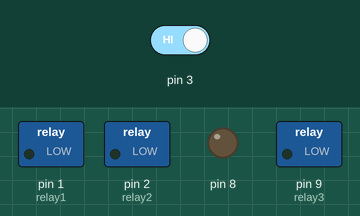
Simulated run of this sketch. Board: Arduino Uno, built with avr-gcc and run on an emulated ATmega328P. Parts: switched loads named in the sketch (green lamp = pin HIGH), output pins drawn as LEDs (lit = HIGH). The test bench sets the inputs (shaded band); at power-on: pin 3 HIGH. The local clock reads 2024-03-15 10:24:30 at power-on unless the sketch sets it; EEPROM starts erased.

Above: at 2.2 s.
2.3 s: pin 3 driven LOW
At 4.9 s:
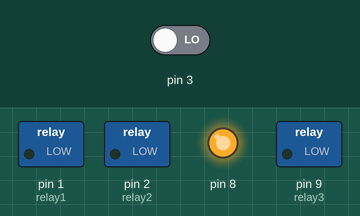
10.5 s: pin 3 driven HIGH
At 11.3 s:
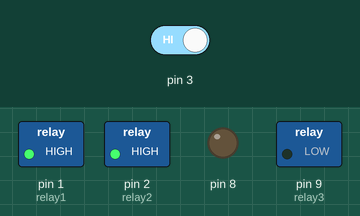
12.2 s: pin 3 driven LOW
At 15.1 s:
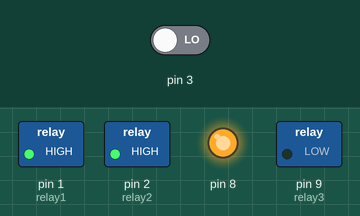
Timing chart, 0 to 21.7 s (numbered marks = the images above; inputs shaded):
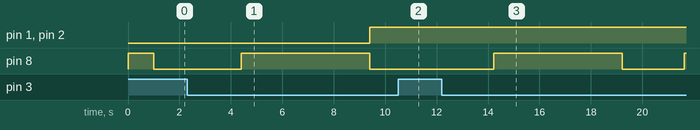

The sketch:

main.ino
```cpp
#include <Wire.h>
#include <TimeLib.h>
#include <DS1307RTC.h>
#include <EEPROM.h>

#define relay1 1
#define relay2 2
#define relay3 9

tmElements_t tm;

int count = 0;

void setup() {

  pinMode(8,OUTPUT);
  digitalWrite(8,HIGH);
  delay(1000);
  digitalWrite(8,LOW);

  pinMode(3,INPUT);
  pinMode(relay1,OUTPUT);
  pinMode(relay2,OUTPUT);
  pinMode(relay3,OUTPUT);

  digitalWrite(relay1, LOW);
  digitalWrite(relay2, LOW);
  digitalWrite(relay3, LOW);
}

void loop() {
if (RTC.read(tm)) {
}
else {
  if (RTC.chipPresent()) {
    digitalWrite(8,HIGH);
    delay(1000);
    digitalWrite(8,LOW);
    delay(1000);
  } else {
    digitalWrite(8,HIGH);
    delay(1000);
    digitalWrite(8,LOW);
    delay(1000);
  }
  delay(9000);
}
delay(1000);


if(digitalRead(3) == LOW)
{
  count += 1;
  if (count >=2)
  {
    count = 0;
    EEPROM.write(0,tm.Minute);
    EEPROM.write(1,tm.Hour);
    digitalWrite(8,HIGH);
    delay(5000);
    digitalWrite(8,LOW);
  }
}

uint16_t set_h = EEPROM.read(1) * 60;
uint16_t set_m = EEPROM.read(0);
uint16_t set_time = set_h + set_m;
uint16_t cur_h = tm.Hour * 60;
uint16_t cur_m = tm.Minute;
uint16_t cur_time = cur_h + cur_m;

if (cur_time >= set_time and cur_time <= set_time + 10)
{
  digitalWrite(relay1, HIGH);
  digitalWrite(relay2, HIGH);
  digitalWrite(relay3, LOW);
}

else if (cur_time > set_time + 10 and cur_time <= set_time + 310)
{
  digitalWrite(relay1, LOW);
  digitalWrite(relay2, HIGH);
  digitalWrite(relay3, HIGH);
}

else
{
  digitalWrite(relay1, LOW);
  digitalWrite(relay2, LOW);
  digitalWrite(relay3, LOW);
}

  delay(200);
}
```

Measured:
- after the input at 2.3 s, pin 1 (relay1), pin 2 (relay2): LOW → HIGH after 7.1 s; pin 8: LOW → HIGH after 2.1 s, → LOW 5.0 s later
- after the input at 10.5 s, pin 8: stays LOW (without the input it goes to HIGH after 1.3 s)
- after the input at 12.2 s, pin 8: LOW → HIGH after 2.0 s, → LOW 5.0 s later, → HIGH 2.4 s later
